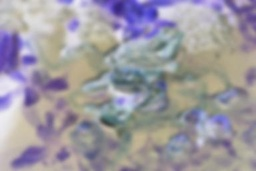
#> input picture lab3/b2a1f8f09f5d085eiokk.jpg, 256 x 171 px, shrunk from 384 x 256 before the run
$ python main.py
#> lines starting #> are read from the running program, lines starting #| are printed output that depends on the picture
"""Лабораторная работа 3. Шум и фильтрация.

Задание: добавить к изображению модели шума (соль-перец, гауссов), затем
подавить шум разными фильтрами и оценить качество восстановления метриками
PSNR и SSIM относительно чистого изображения.

Метрики:
    PSNR - пиковое отношение сигнал/шум (чем больше, тем ближе к оригиналу);
    SSIM - индекс структурного сходства из scikit-image (1.0 = идентичны).
"""

import cv2
import numpy as np
import matplotlib.pyplot as plt
from skimage.metrics import peak_signal_noise_ratio as psnr
from skimage.metrics import structural_similarity as ssim

IMAGE_PATH = "b2a1f8f09f5d085eiokk.jpg"


def add_salt_pepper(gray: np.ndarray, amount: float = 0.05) -> np.ndarray:
    """Шум соль-перец: часть пикселей делаем белыми, часть чёрными."""
    noisy = gray.copy()
    n = int(amount * gray.size / 2)
    ys = np.random.randint(0, gray.shape[0], n)
    xs = np.random.randint(0, gray.shape[1], n)
    noisy[ys, xs] = 255  # соль
    ys = np.random.randint(0, gray.shape[0], n)
    xs = np.random.randint(0, gray.shape[1], n)
    noisy[ys, xs] = 0    # перец
    return noisy


def add_gaussian(gray: np.ndarray, sigma: float = 20.0) -> np.ndarray:
    """Аддитивный гауссов шум."""
    noise = np.random.normal(0, sigma, gray.shape)
    noisy = gray.astype(np.float64) + noise
    return np.clip(noisy, 0, 255).astype(np.uint8)


def metrics(reference: np.ndarray, image: np.ndarray) -> str:
    return f"PSNR = {psnr(reference, image):.2f}\nSSIM = {ssim(reference, image):.3f}"


def show_panel(reference, items, title, filename):
    plt.figure(figsize=(15, 8))
    plt.suptitle(title, fontsize=14, fontweight="bold")
    for i, (img, name) in enumerate(items, 1):
        plt.subplot(2, 3, i)
        plt.imshow(img, cmap="gray")
        plt.title(name)
        plt.axis("off")
    plt.tight_layout()
    plt.savefig(filename)


def main() -> None:
    np.random.seed(42)
    gray = cv2.imread(IMAGE_PATH, cv2.IMREAD_GRAYSCALE)
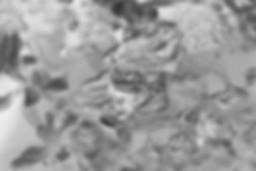
#> gray: shape (171, 256); min 53, max 238, mean 154.9

    # --- Шум соль-перец и его подавление ---
    sp = add_salt_pepper(gray)
#> in add_salt_pepper, `noisy[ys, xs] = 0`:
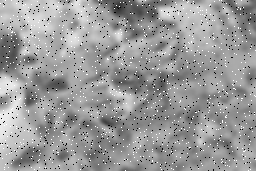
#> noisy: shape (171, 256); min 0, max 255, mean 153.5
    sp_panel = [
        (gray, "Оригинал"),
        (sp, f"Шум соль-перец\n{metrics(gray, sp)}"),
        (cv2.medianBlur(sp, 5), f"Медианный 5x5\n{metrics(gray, cv2.medianBlur(sp, 5))}"),
        (cv2.blur(sp, (5, 5)), f"Среднее 5x5\n{metrics(gray, cv2.blur(sp, (5, 5)))}"),
        (cv2.GaussianBlur(sp, (5, 5), 0), f"Гаусс 5x5\n{metrics(gray, cv2.GaussianBlur(sp, (5, 5), 0))}"),
        (cv2.bilateralFilter(sp, 9, 75, 75), f"Билатеральный\n{metrics(gray, cv2.bilateralFilter(sp, 9, 75, 75))}"),
    ]
    show_panel(gray, sp_panel, "Шум соль-перец: медианный фильтр работает лучше всего", "result_salt_pepper.png")
#> the loop in show_panel, `for i, (img, name) in enumerate(items, 1):` made 6 passes
#> name on pass 1: 'Оригинал'
#> in show_panel, `plt.savefig(filename)`:
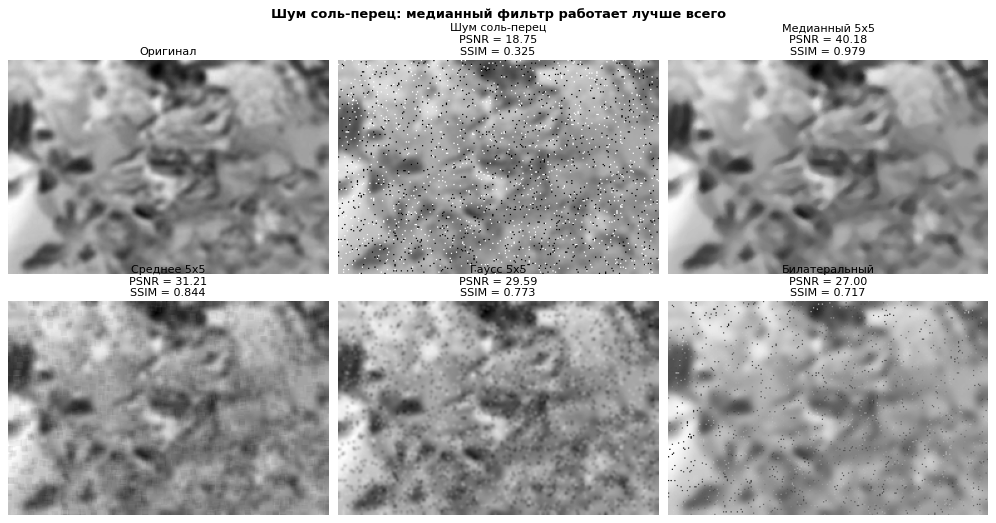
#> figure drawn by matplotlib, 6 panels

    # --- Гауссов шум и его подавление ---
    gn = add_gaussian(gray)
#> in add_gaussian, `noisy = gray.astype(np.float64) + noise`:
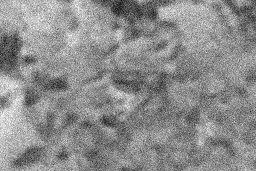
#> noisy: shape (171, 256) float64; min 1.36, max 279.2, mean 155; drawn with min black and max white
    gn_panel = [
        (gray, "Оригинал"),
        (gn, f"Гауссов шум\n{metrics(gray, gn)}"),
        (cv2.GaussianBlur(gn, (5, 5), 0), f"Гаусс 5x5\n{metrics(gray, cv2.GaussianBlur(gn, (5, 5), 0))}"),
        (cv2.blur(gn, (5, 5)), f"Среднее 5x5\n{metrics(gray, cv2.blur(gn, (5, 5)))}"),
        (cv2.medianBlur(gn, 5), f"Медианный 5x5\n{metrics(gray, cv2.medianBlur(gn, 5))}"),
        (cv2.bilateralFilter(gn, 9, 75, 75), f"Билатеральный\n{metrics(gray, cv2.bilateralFilter(gn, 9, 75, 75))}"),
    ]
    show_panel(gray, gn_panel, "Гауссов шум: линейные фильтры справляются лучше", "result_gaussian.png")
#> call 2 of show_panel, with filename = 'result_gaussian.png'
#> the loop in show_panel (call 2), `for i, (img, name) in enumerate(items, 1):` made 6 passes
#> in show_panel (call 2), `plt.savefig(filename)`:
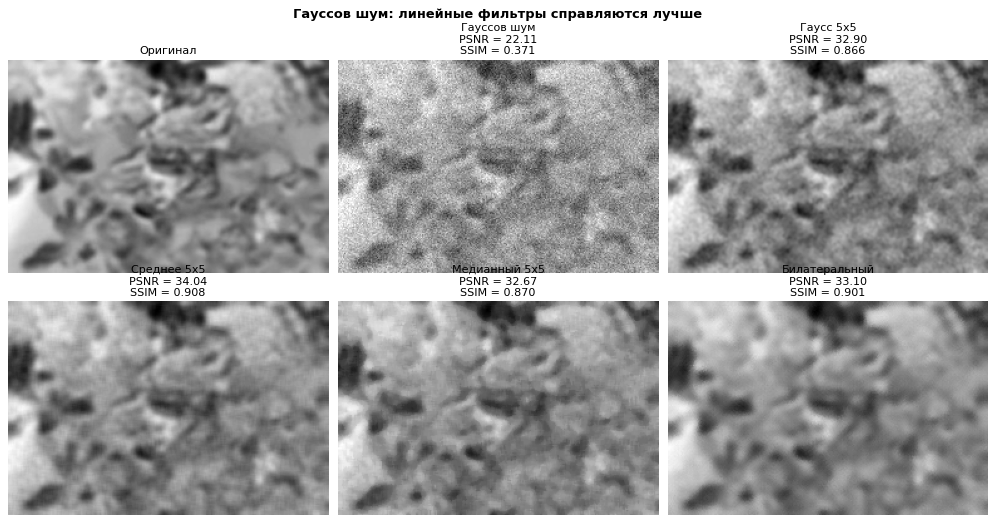
#> figure drawn by matplotlib, 6 panels

    plt.show()


if __name__ == "__main__":
    main()
